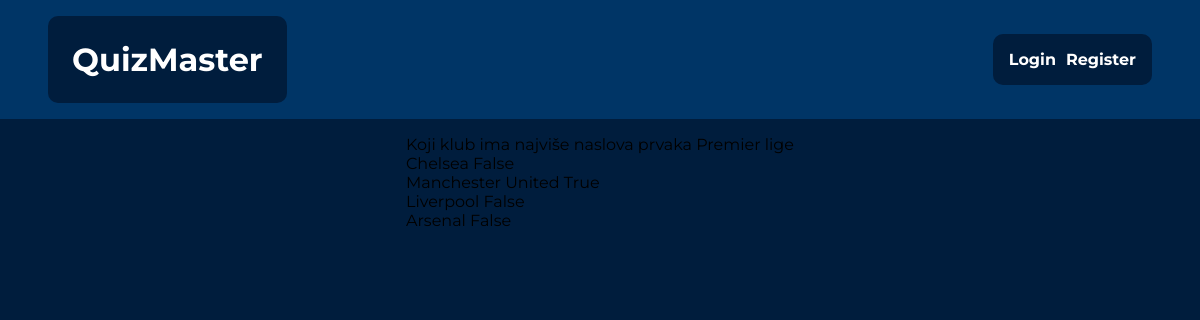
Screenshot of /quiz/4/question/ with the database file from the repository.
### quiz/models.py (models this page shows, shortened)
class Question(models.Model):
    question_text = models.CharField(max_length=200, blank=False)
    quiz = models.ForeignKey(Quiz, on_delete=models.CASCADE)

class Answer(models.Model):
    answer_text = models.CharField(max_length=200, blank=False)
    is_correct = models.BooleanField()
    question = models.ForeignKey(Question, on_delete=models.CASCADE)

### quiz/views.py (the view)
# urls.py: path('<int:question_id>/question/', views.question_detail, name="question_detail"),
def question_detail(request, question_id):
    context = {}
    question = get_object_or_404(Question, pk=question_id)
    context = {
        "question": question
    }
    return render(request, 'quiz/question_detail.html', context)

### quiz/templates/quiz/question_detail.html (shortened to what this page needs)
{% extends "quiz/base.html" %}
{% block content %}
<div>
    <p>{{ question.question_text }}</p>
    <div>
        {% for answer in question.answer_set.all %}
            <p>{{ answer.answer_text }}<span> {{ answer.is_correct }}</span></p>
        {% endfor %}
    </div>
</div>
{% endblock content %}

### quiz/static/quiz/css/base.css (style rules this page uses)
body, html { margin: 0; padding: 0; height: 100%; font-family: 'Montserrat', sans-serif; background: #001D3D; }
p, h1, h2, h3, h4, h5, h6 { margin: 0; padding: 0; }

### rows the page displays
Question: question_text "Koji klub ima najviše naslova prvaka Premier lige"
Answer: answer_text "Chelsea", is_correct "False"
Answer: answer_text "Manchester United", is_correct "True"
Answer: answer_text "Liverpool", is_correct "False"
Answer: answer_text "Arsenal", is_correct "False"
